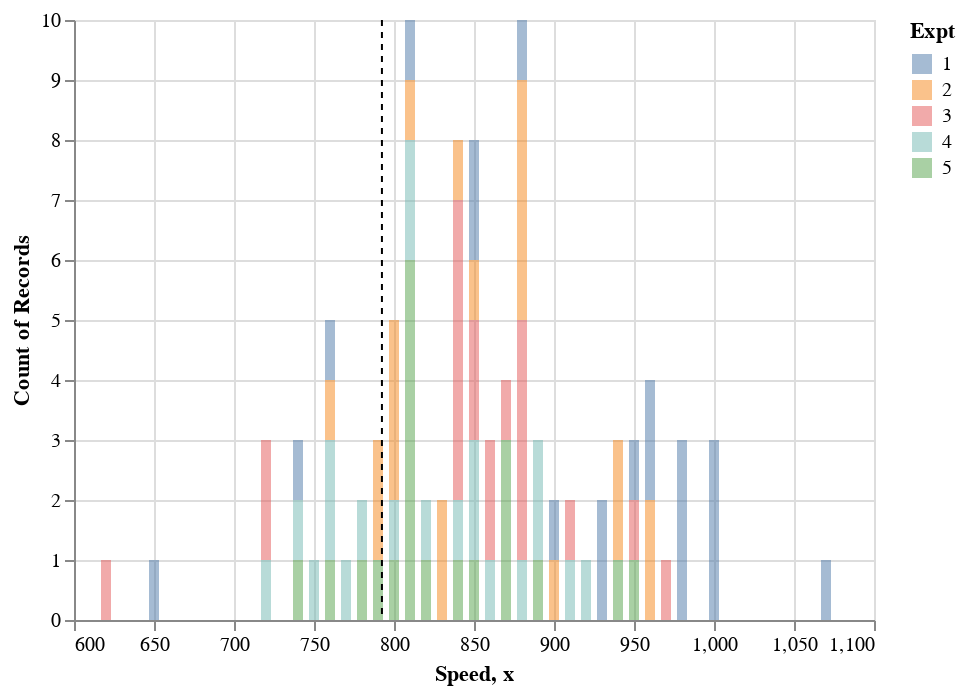

The code cell stored with this chart in its notebook:
### Code cell
glue('morley_hist_layer', morley_hist_layer, display=True)

### Figure 1 — Vega-Lite specification as saved in the notebook (floating-point values rounded to 4 significant figures)
{"config": {"view": {"continuousWidth": 400, "continuousHeight": 300}}, "layer": [{"data": {"name": "data-9505d6e8ffc0fbd66f1f70f18ab69d65"}, "mark": {"type": "bar", "opacity": 0.5}, "encoding": {"color": {"field": "Expt", "type": "nominal"}, "x": {"field": "Speed", "type": "quantitative"}, "y": {"aggregate": "count", "type": "quantitative"}}}, {"data": {"name": "data-623ad424afb61a0fae69b38cf4c35612"}, "mark": {"type": "rule", "size": 1, "strokeDash": [3, 3]}, "encoding": {"x": {"field": "x", "type": "quantitative"}}}], "$schema": "https://vega.github.io/schema/vega-lite/v4.17.0.json", "datasets": {"data-9505d6e8ffc0fbd66f1f70f18ab69d65": [{"Expt": 1, "Run": 1, "Speed": 850}, {"Expt": 1, "Run": 2, "Speed": 740}, {"Expt": 1, "Run": 3, "Speed": 900}, {"Expt": 1, "Run": 4, "Speed": 1070}, {"Expt": 1, "Run": 5, "Speed": 930}, {"Expt": 1, "Run": 6, "Speed": 850}, {"Expt": 1, "Run": 7, "Speed": 950}, {"Expt": 1, "Run": 8, "Speed": 980}, {"Expt": 1, "Run": 9, "Speed": 980}, {"Expt": 1, "Run": 10, "Speed": 880}, {"Expt": 1, "Run": 11, "Speed": 1000}, {"Expt": 1, "Run": 12, "Speed": 980}, {"Expt": 1, "Run": 13, "Speed": 930}, {"Expt": 1, "Run": 14, "Speed": 650}, {"Expt": 1, "Run": 15, "Speed": 760}, {"Expt": 1, "Run": 16, "Speed": 810}, {"Expt": 1, "Run": 17, "Speed": 1000}, {"Expt": 1, "Run": 18, "Speed": 1000}, {"Expt": 1, "Run": 19, "Speed": 960}, {"Expt": 1, "Run": 20, "Speed": 960}, {"Expt": 2, "Run": 1, "Speed": 960}, {"Expt": 2, "Run": 2, "Speed": 940}, {"Expt": 2, "Run": 3, "Speed": 960}, {"Expt": 2, "Run": 4, "Speed": 940}, {"Expt": 2, "Run": 5, "Speed": 880}, {"Expt": 2, "Run": 6, "Speed": 800}, {"Expt": 2, "Run": 7, "Speed": 850}, {"Expt": 2, "Run": 8, "Speed": 880}, {"Expt": 2, "Run": 9, "Speed": 900}, {"Expt": 2, "Run": 10, "Speed": 840}, {"Expt": 2, "Run": 11, "Speed": 830}, {"Expt": 2, "Run": 12, "Speed": 790}, {"Expt": 2, "Run": 13, "Speed": 810}, {"Expt": 2, "Run": 14, "Speed": 880}, {"Expt": 2, "Run": 15, "Speed": 880}, {"Expt": 2, "Run": 16, "Speed": 830}, {"Expt": 2, "Run": 17, "Speed": 800}, {"Expt": 2, "Run": 18, "Speed": 790}, {"Expt": 2, "Run": 19, "Speed": 760}, {"Expt": 2, "Run": 20, "Speed": 800}, {"Expt": 3, "Run": 1, "Speed": 880}, {"Expt": 3, "Run": 2, "Speed": 880}, {"Expt": 3, "Run": 3, "Speed": 880}, {"Expt": 3, "Run": 4, "Speed": 860}, {"Expt": 3, "Run": 5, "Speed": 720}, {"Expt": 3, "Run": 6, "Speed": 720}, {"Expt": 3, "Run": 7, "Speed": 620}, {"Expt": 3, "Run": 8, "Speed": 860}, {"Expt": 3, "Run": 9, "Speed": 970}, {"Expt": 3, "Run": 10, "Speed": 950}, {"Expt": 3, "Run": 11, "Speed": 880}, {"Expt": 3, "Run": 12, "Speed": 910}, {"Expt": 3, "Run": 13, "Speed": 850}, {"Expt": 3, "Run": 14, "Speed": 870}, {"Expt": 3, "Run": 15, "Speed": 840}, {"Expt": 3, "Run": 16, "Speed": 840}, {"Expt": 3, "Run": 17, "Speed": 850}, {"Expt": 3, "Run": 18, "Speed": 840}, {"Expt": 3, "Run": 19, "Speed": 840}, {"Expt": 3, "Run": 20, "Speed": 840}, {"Expt": 4, "Run": 1, "Speed": 890}, {"Expt": 4, "Run": 2, "Speed": 810}, {"Expt": 4, "Run": 3, "Speed": 810}, {"Expt": 4, "Run": 4, "Speed": 820}, {"Expt": 4, "Run": 5, "Speed": 800}, {"Expt": 4, "Run": 6, "Speed": 770}, {"Expt": 4, "Run": 7, "Speed": 760}, {"Expt": 4, "Run": 8, "Speed": 740}, {"Expt": 4, "Run": 9, "Speed": 750}, {"Expt": 4, "Run": 10, "Speed": 760}, {"Expt": 4, "Run": 11, "Speed": 910}, {"Expt": 4, "Run": 12, "Speed": 920}, {"Expt": 4, "Run": 13, "Speed": 890}, {"Expt": 4, "Run": 14, "Speed": 860}, {"Expt": 4, "Run": 15, "Speed": 880}, {"Expt": 4, "Run": 16, "Speed": 720}, {"Expt": 4, "Run": 17, "Speed": 840}, {"Expt": 4, "Run": 18, "Speed": 850}, {"Expt": 4, "Run": 19, "Speed": 850}, {"Expt": 4, "Run": 20, "Speed": 780}, {"Expt": 5, "Run": 1, "Speed": 890}, {"Expt": 5, "Run": 2, "Speed": 840}, {"Expt": 5, "Run": 3, "Speed": 780}, {"Expt": 5, "Run": 4, "Speed": 810}, {"Expt": 5, "Run": 5, "Speed": 760}, {"Expt": 5, "Run": 6, "Speed": 810}, {"Expt": 5, "Run": 7, "Speed": 790}, {"Expt": 5, "Run": 8, "Speed": 810}, {"Expt": 5, "Run": 9, "Speed": 820}, {"Expt": 5, "Run": 10, "Speed": 850}, {"Expt": 5, "Run": 11, "Speed": 870}, {"Expt": 5, "Run": 12, "Speed": 870}, {"Expt": 5, "Run": 13, "Speed": 810}, {"Expt": 5, "Run": 14, "Speed": 740}, {"Expt": 5, "Run": 15, "Speed": 810}, {"Expt": 5, "Run": 16, "Speed": 940}, {"Expt": 5, "Run": 17, "Speed": 950}, {"Expt": 5, "Run": 18, "Speed": 800}, {"Expt": 5, "Run": 19, "Speed": 810}, {"Expt": 5, "Run": 20, "Speed": 870}], "data-623ad424afb61a0fae69b38cf4c35612": [{"x": 792.5}]}}
